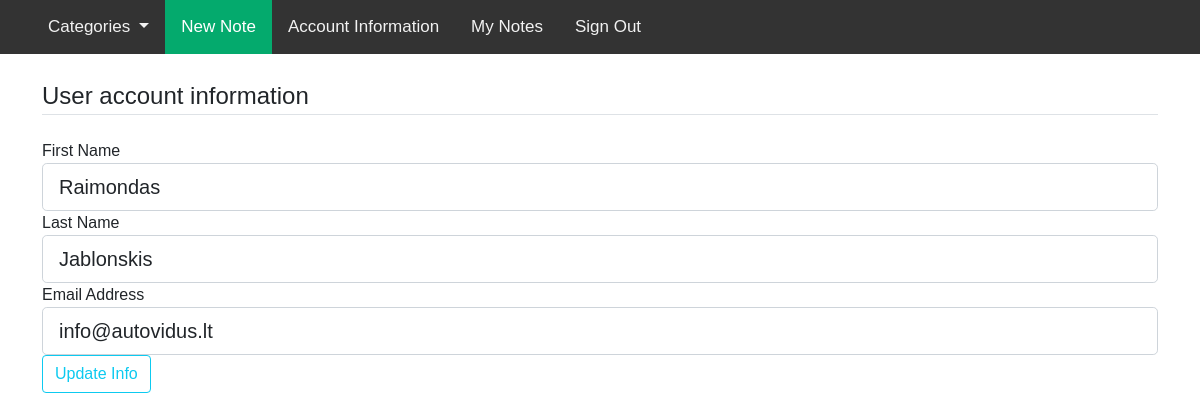
Page /update_account_information (signed in) on the committed database.
### main.py (models this page shows)
class User(db.Model, UserMixin):
    __tablename__ = 'user'
    id = db.Column(db.Integer, primary_key=True)
    first_name = db.Column(db.Integer, nullable=False)
    last_name = db.Column(db.String(100), nullable=False)
    email_address = db.Column(db.String(100), nullable=False, unique=True)
    password = db.Column(db.String(100), nullable=False)
    is_admin = db.Column(db.Boolean, nullable=False, default=False)

### main.py (the view, shortened to what this page needs)
@app.route('/update_account_information', methods=['GET', 'POST'])
def update_account_information():
    form = forms.UpdateAccountInformationForm()
    if request.method == 'GET':
        form.email_address.data = current_user.email_address
        form.first_name.data = current_user.first_name
        form.last_name.data = current_user.last_name
    return render_template('update_account_information.html', form=form)

### forms.py (shortened to what this page needs)
class UpdateAccountInformationForm(FlaskForm):
    email_address = StringField('Email Address', [DataRequired()])
    first_name = StringField('First Name', [DataRequired()])
    last_name = StringField('Last Name')
    submit = SubmitField('Update Info')

### main.py (called while the page is built)
@login_manager.user_loader
def load_user(user_id):
    return User.query.get(user_id)

### templates/update_account_information.html (shortened to what this page needs)
{% extends "base.html" %}
{% block content %}
<div class="content-section">
    <form method="POST" action="">
        <fieldset class="form-group">
            <legend class="border-bottom mb-4">User account information</legend>
            <div class="form-group">
                {{ form.first_name.label(class="form-control-label") }}
                {% if form.first_name.errors %}
                {{ form.first_name(class="form-control form-control-lg is-invalid") }}
                <div class="invalid-feedback">
                    {% for error in form.first_name.errors %}
                    <span>{{ error }}</span>
                    {% endfor %}
                </div>
                {% else %}
                {{ form.first_name(class="form-control form-control-lg") }}
                {% endif %}
            </div>
            <div class="form-group">
                {{ form.last_name.label(class="form-control-label") }}
                {% if form.last_name.errors %}
                {{ form.last_name(class="form-control form-control-lg is-invalid") }}
                <div class="invalid-feedback">
                    {% for error in form.last_name.errors %}
                    <span>{{ error }}</span>
                    {% endfor %}
                </div>
                {% else %}
                {{ form.last_name(class="form-control form-control-lg") }}
                {% endif %}
            </div>
            <div class="form-group">
                {{ form.email_address.label(class="form-control-label") }}
                {% if form.email_address.errors %}
                {{ form.email_address(class="form-control form-control-lg is-invalid") }}
                <div class="invalid-feedback">
                    {% for error in form.email_address.errors %}
                    <span>{{ error }}</span>
                    {% endfor %}
                </div>
                {% else %}
                {{ form.email_address(class="form-control form-control-lg") }}
                {% endif %}
            </div>
        </fieldset>
        <div class="form-group">
            {{ form.submit(class="btn btn-outline-info") }}
        </div>
    </form>
</div>
{% endblock content %}

### templates/base.html (style rules this page uses)
body { margin: 0; font-family: Arial, Helvetica, sans-serif; }

### rows in the picture
User: first_name "Raimondas", last_name "Jablonskis", email_address "info@autovidus.lt"
